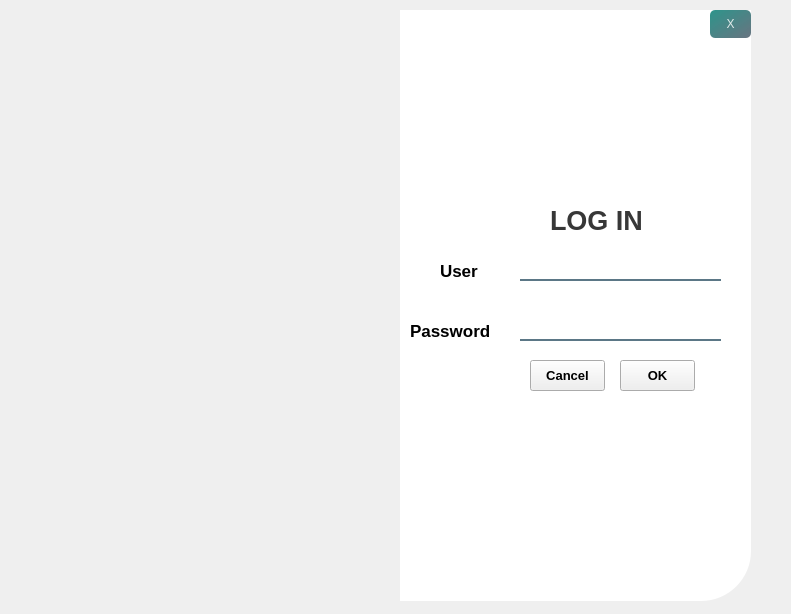
<?xml version="1.0" encoding="UTF-8"?>
<ui version="4.0">
 <class>Login_main</class>
 <widget class="QMainWindow" name="Login_main">
  <property name="windowModality">
   <enum>Qt::NonModal</enum>
  </property>
  <property name="geometry">
   <rect>
    <x>0</x>
    <y>0</y>
    <width>791</width>
    <height>614</height>
   </rect>
  </property>
  <property name="font">
   <font>
    <stylestrategy>PreferDefault</stylestrategy>
   </font>
  </property>
  <property name="contextMenuPolicy">
   <enum>Qt::NoContextMenu</enum>
  </property>
  <property name="windowTitle">
   <string>Login</string>
  </property>
  <property name="toolTipDuration">
   <number>-1</number>
  </property>
  <property name="layoutDirection">
   <enum>Qt::LeftToRight</enum>
  </property>
  <property name="styleSheet">
   <string notr="true"/>
  </property>
  <widget class="QWidget" name="centralwidget">
   <widget class="QWidget" name="widget" native="true">
    <property name="geometry">
     <rect>
      <x>30</x>
      <y>0</y>
      <width>741</width>
      <height>621</height>
     </rect>
    </property>
    <property name="contextMenuPolicy">
     <enum>Qt::NoContextMenu</enum>
    </property>
    <property name="autoFillBackground">
     <bool>false</bool>
    </property>
    <property name="styleSheet">
     <string notr="true">QPushButton#btn_ok{
	background-color: qlineargradient(spread:pad, x1:0, y1:0, x2:1, y2:1, stop:0 rgba(85, 98, 112, 226), stop:1 rgba(11, 131, 120, 219));
	color: rgba(255,255,255,210);
	border-radius: 5px;
}
QPushButton#btn_ok:hover{
	background-color: qlineargradient(spread:pad, x1:0, y1:0, x2:1, y2:1, stop:0 rgba(85, 81, 84, 226), stop:1 rgba(150, 123, 111, 219));
}
QPushButton#btn_ok:pressed{
	padding-left: 5px;
	padding-top: 5px;
	background-color: rgba(68, 46, 35 ,255);
}

QPushButton#btn_cc{
	background-color: qlineargradient(spread:pad, x1:0, y1:0, x2:1, y2:1, stop:0 rgba(11, 131, 120, 219), stop:1 rgba(85, 98, 112, 226));
	color: rgba(255,255,255,210);
	border-radius: 5px;
}
QPushButton#btn_cc:hover{
	background-color: qlineargradient(spread:pad, x1:0, y1:0, x2:1, y2:1, stop:0 rgba(150, 123, 111, 219), stop:1 rgba(85, 81, 84, 226));
}
QPushButton#btn_cc:pressed{
	padding-left: 5px;
	padding-top: 5px;
	background-color: rgba(68, 46, 35 ,255);
}
color: rgb(68, 46, 35);</string>
    </property>
    <widget class="QPushButton" name="btn_ok">
     <property name="geometry">
      <rect>
       <x>590</x>
       <y>360</y>
       <width>75</width>
       <height>31</height>
      </rect>
     </property>
     <property name="font">
      <font>
       <pointsize>10</pointsize>
       <weight>75</weight>
       <bold>true</bold>
      </font>
     </property>
     <property name="styleSheet">
      <string notr="true"/>
     </property>
     <property name="text">
      <string>OK</string>
     </property>
    </widget>
    <widget class="QPushButton" name="btn_cc">
     <property name="geometry">
      <rect>
       <x>500</x>
       <y>360</y>
       <width>75</width>
       <height>31</height>
      </rect>
     </property>
     <property name="font">
      <font>
       <pointsize>10</pointsize>
       <weight>75</weight>
       <bold>true</bold>
      </font>
     </property>
     <property name="styleSheet">
      <string notr="true"/>
     </property>
     <property name="text">
      <string>Cancel</string>
     </property>
    </widget>
    <widget class="QLabel" name="txt_lbl">
     <property name="geometry">
      <rect>
       <x>510</x>
       <y>410</y>
       <width>151</width>
       <height>20</height>
      </rect>
     </property>
     <property name="font">
      <font>
       <pointsize>12</pointsize>
      </font>
     </property>
     <property name="styleSheet">
      <string notr="true">color: rgb(255, 0, 0);</string>
     </property>
     <property name="text">
      <string/>
     </property>
    </widget>
    <widget class="QLineEdit" name="txt_pw">
     <property name="geometry">
      <rect>
       <x>490</x>
       <y>310</y>
       <width>201</width>
       <height>31</height>
      </rect>
     </property>
     <property name="font">
      <font>
       <pointsize>12</pointsize>
      </font>
     </property>
     <property name="styleSheet">
      <string notr="true">background-color: rgb(0, 0, 0,0);
border: none;
border-bottom:2px solid rgb(46,82,101,200);
color:rgb(0,0,0,240);
padding-bottom: 7px;</string>
     </property>
     <property name="echoMode">
      <enum>QLineEdit::Password</enum>
     </property>
    </widget>
    <widget class="QLabel" name="label">
     <property name="geometry">
      <rect>
       <x>410</x>
       <y>260</y>
       <width>51</width>
       <height>21</height>
      </rect>
     </property>
     <property name="font">
      <font>
       <pointsize>13</pointsize>
       <weight>75</weight>
       <bold>true</bold>
      </font>
     </property>
     <property name="text">
      <string>User</string>
     </property>
    </widget>
    <widget class="QLabel" name="label_3">
     <property name="geometry">
      <rect>
       <x>520</x>
       <y>190</y>
       <width>141</width>
       <height>61</height>
      </rect>
     </property>
     <property name="font">
      <font>
       <pointsize>20</pointsize>
       <weight>75</weight>
       <bold>true</bold>
      </font>
     </property>
     <property name="styleSheet">
      <string notr="true">color:rgba(0,0,0,200);</string>
     </property>
     <property name="text">
      <string>LOG IN</string>
     </property>
    </widget>
    <widget class="QLabel" name="label_2">
     <property name="geometry">
      <rect>
       <x>380</x>
       <y>320</y>
       <width>111</width>
       <height>21</height>
      </rect>
     </property>
     <property name="font">
      <font>
       <pointsize>13</pointsize>
       <weight>75</weight>
       <bold>true</bold>
      </font>
     </property>
     <property name="text">
      <string>Password</string>
     </property>
    </widget>
    <widget class="QLineEdit" name="txt_user">
     <property name="geometry">
      <rect>
       <x>490</x>
       <y>250</y>
       <width>201</width>
       <height>31</height>
      </rect>
     </property>
     <property name="font">
      <font>
       <pointsize>12</pointsize>
      </font>
     </property>
     <property name="styleSheet">
      <string notr="true">background-color: rgb(0, 0, 0,0);
border: none;
border-bottom:2px solid rgb(46,82,101,200);
color:rgb(0,0,0,240);
padding-bottom: 7px;</string>
     </property>
    </widget>
    <widget class="QLabel" name="image_cafe">
     <property name="enabled">
      <bool>true</bool>
     </property>
     <property name="geometry">
      <rect>
       <x>40</x>
       <y>10</y>
       <width>381</width>
       <height>591</height>
      </rect>
     </property>
     <property name="styleSheet">
      <string notr="true">border-image: url(:/image/dienthoai-11-675x1200-24.jpg);
border-top-left-radius: 50px;</string>
     </property>
     <property name="text">
      <string/>
     </property>
    </widget>
    <widget class="QLabel" name="image_login">
     <property name="geometry">
      <rect>
       <x>370</x>
       <y>10</y>
       <width>351</width>
       <height>591</height>
      </rect>
     </property>
     <property name="styleSheet">
      <string notr="true">
border-bottom-right-radius: 50px;
background-color: rgb(255, 255, 255);</string>
     </property>
     <property name="text">
      <string/>
     </property>
    </widget>
    <widget class="QPushButton" name="btn_x">
     <property name="geometry">
      <rect>
       <x>680</x>
       <y>10</y>
       <width>41</width>
       <height>28</height>
      </rect>
     </property>
     <property name="styleSheet">
      <string notr="true">QPushButton#btn_x{
	background-color: qlineargradient(spread:pad, x1:0, y1:0, x2:1, y2:1, stop:0 rgba(11, 131, 120, 219), stop:1 rgba(85, 98, 112, 226));
	color: rgba(255,255,255,210);
	border-radius: 5px;
}
QPushButton#btn_x:hover{
	background-color: qlineargradient(spread:pad, x1:0, y1:0, x2:1, y2:1, stop:0 rgba(150, 123, 111, 219), stop:1 rgba(85, 81, 84, 226));
}
QPushButton#btn_x:pressed{
	padding-left: 5px;
	padding-top: 5px;
	background-color: rgba(150, 123, 111,255);
}</string>
     </property>
     <property name="text">
      <string>X</string>
     </property>
    </widget>
    <zorder>image_cafe</zorder>
    <zorder>image_login</zorder>
    <zorder>txt_lbl</zorder>
    <zorder>txt_pw</zorder>
    <zorder>label</zorder>
    <zorder>label_2</zorder>
    <zorder>label_3</zorder>
    <zorder>txt_user</zorder>
    <zorder>btn_cc</zorder>
    <zorder>btn_ok</zorder>
    <zorder>btn_x</zorder>
   </widget>
  </widget>
 </widget>
 <resources>
  <include location="pic_login.qrc"/>
 </resources>
 <connections/>
</ui>
